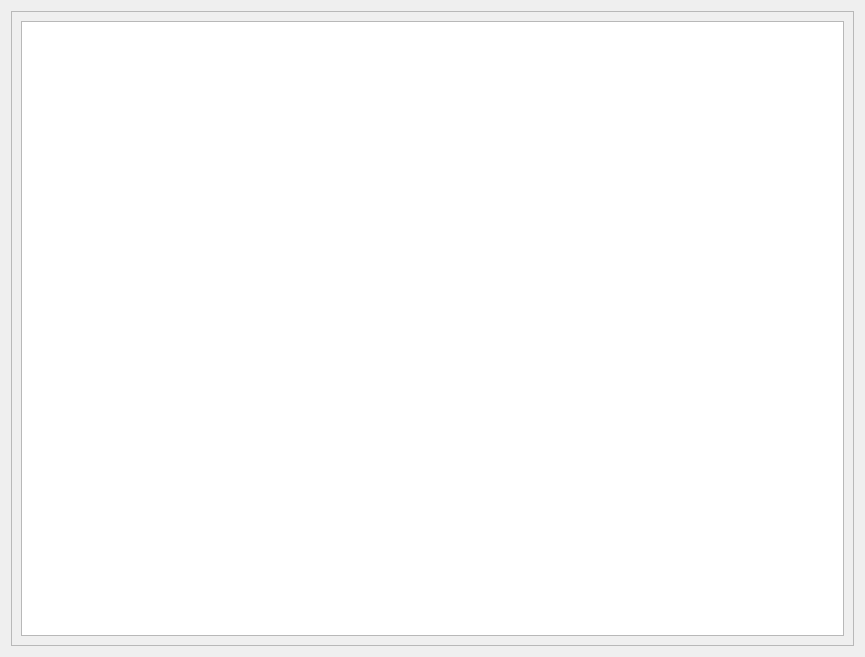
<?xml version="1.0" encoding="UTF-8"?>
<ui version="4.0">
 <class>Dialog</class>
 <widget class="QDialog" name="Dialog">
  <property name="geometry">
   <rect>
    <x>0</x>
    <y>0</y>
    <width>865</width>
    <height>657</height>
   </rect>
  </property>
  <property name="windowTitle">
   <string>Dialog</string>
  </property>
  <layout class="QGridLayout" name="gridLayout">
   <item row="0" column="0">
    <widget class="QFrame" name="frame">
     <property name="frameShape">
      <enum>QFrame::StyledPanel</enum>
     </property>
     <property name="frameShadow">
      <enum>QFrame::Raised</enum>
     </property>
     <layout class="QGridLayout" name="gridLayout_2">
      <item row="0" column="0">
       <widget class="GraphicsLayoutWidget" name="graphicsView"/>
      </item>
     </layout>
    </widget>
   </item>
  </layout>
 </widget>
 <customwidgets>
  <customwidget>
   <class>GraphicsLayoutWidget</class>
   <extends>QGraphicsView</extends>
   <header location="global">pyqtgraph</header>
  </customwidget>
 </customwidgets>
 <resources/>
 <connections/>
</ui>
